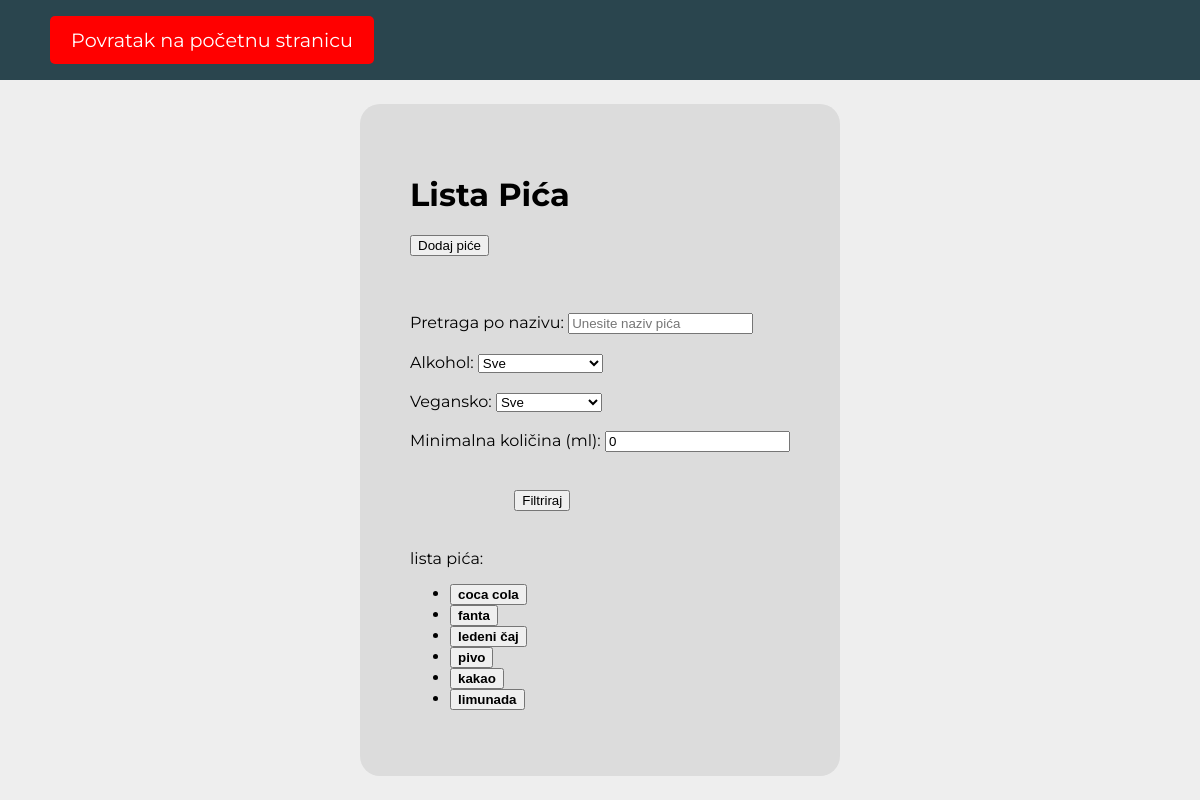
The page /lista-pica on the database as committed earlier.
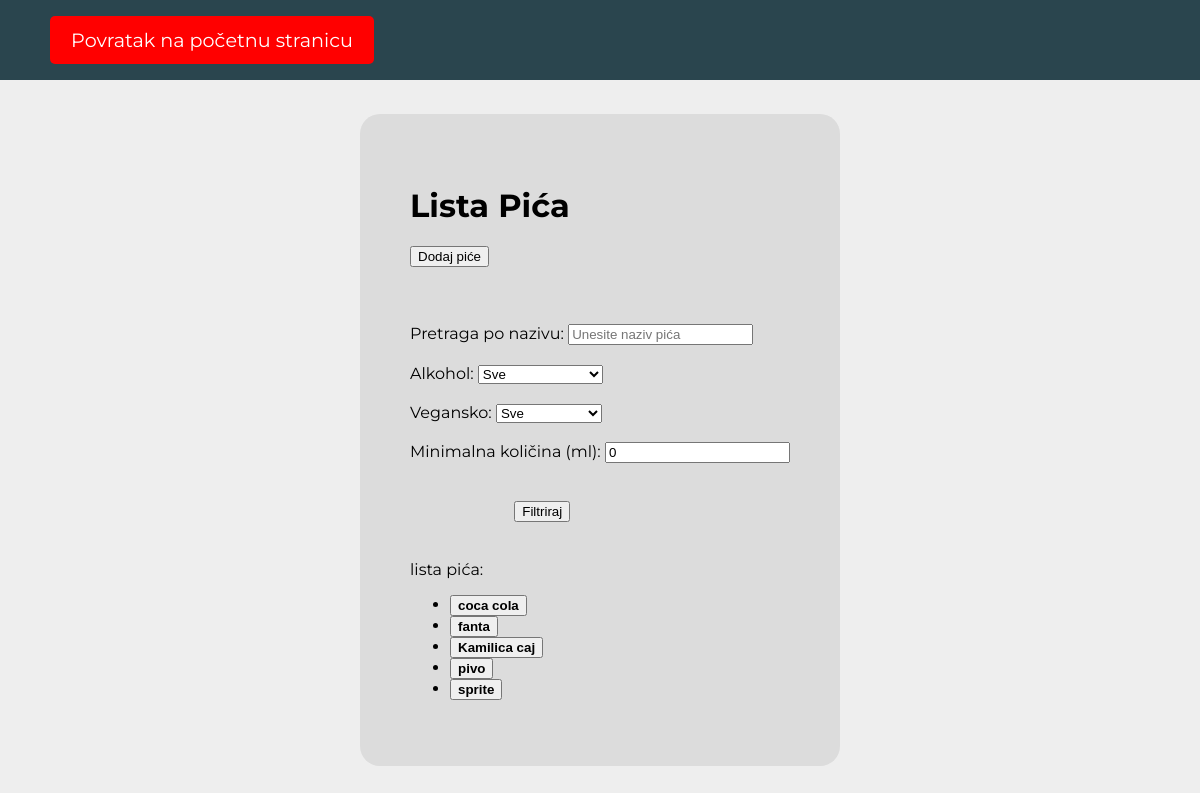
The same page on the database as committed later.
### main/models.py (models this page shows, shortened)
class Pice(models.Model):
    pice_sifra = models.UUIDField(default=uuid.uuid4, editable=False, unique=True)    #models.CharField(max_length=10, unique=True, blank=True)
    pice_naziv = models.CharField(max_length=30)
    pice_opis = models.CharField(max_length=100)
    pice_kolicina_u_ml = models.FloatField()
    pice_sadrzi_alkohol = models.BooleanField(default=False)
    pice_vegansko = models.BooleanField(default=False)
    pice_poj_cijena = models.DecimalField(max_digits=10, decimal_places=2)

### main/views.py (the view)
# urls.py: path('lista-pica', views.PiceListView.as_view(), name='drink_list_view'),
class PiceListView(ListView):
    model = Pice
    template_name = 'main/admin/lista_pica/list_view.html'
    context_object_name = 'pica'
    paginate_by = 10
    def get_queryset(self):
        queryset = super().get_queryset()
        search = self.request.GET.get('search')
        alkohol = self.request.GET.get('alkohol')
        vegansko = self.request.GET.get('vegansko')
        min_kolicina = self.request.GET.get('min_kolicina')
        if search:
            queryset = queryset.filter(pice_naziv__icontains=search)
        if alkohol:
            if alkohol == 'true':
                queryset = queryset.filter(pice_sadrzi_alkohol=True)
            elif alkohol == 'false':
                queryset = queryset.filter(pice_sadrzi_alkohol=False)
        if vegansko:
            if vegansko == 'true':
                queryset = queryset.filter(pice_vegansko=True)
            elif vegansko == 'false':
                queryset = queryset.filter(pice_vegansko=False)
        if min_kolicina:
            queryset = queryset.filter(pice_kolicina_u_ml__gte=min_kolicina)
        return queryset
    def get_context_data(self, **kwargs):
        context = super().get_context_data(**kwargs)
        return context

### main/templates/main/admin/lista_pica/list_view.html (shortened to what this page needs)
<!DOCTYPE html>
<html lang="en">
<head>
    {% load static %}
    <link rel="stylesheet" href="{% static 'styles/global0.css' %}">
</head>
<body>
    <div class="header">
    <a href="{% url 'main:homepage' %}">
       Povratak na početnu stranicu
    </a>
    </div>
    <div class="body">
        <div class="container">
    <h1>Lista Pića</h1>
    <a href="{% url 'main:dodaj_pice' %}">
        <button>Dodaj piće</button>
    </a>
    <br>
    <br>
    <br>
    <br>
    <form method="get">
        <label for="search">Pretraga po nazivu:</label>
        <input type="text" name="search" id="search" value="{{ request.GET.search }}" placeholder="Unesite naziv pića">
        <br>
        <br>
        <label for="alkohol">Alkohol:</label>
        <select name="alkohol" id="alkohol">
            <option value="">Sve</option>
        </select>
        <br>
        <br>
        <label for="vegansko">Vegansko:</label>
        <select name="vegansko" id="vegansko">
            <option value="">Sve</option>
        </select>
        <br>
        <br>
        <label for="min_kolicina">Minimalna količina (ml):</label>
        <input type="number" name="min_kolicina" value="{{ request.GET.min_kolicina|default:0 }}" min="0" id="min_kolicina">
         <br>
         <br>
         <br>
        <button type="submit">Filtriraj</button>
    </form>
    <br>
    <br>
    lista pića:
    <ul>
        {% for pice in pica %}
        <li>
            <a href="{% url 'main:pice_detail' pk=pice.pk %}">
            <button>
                <strong>{{ pice.pice_naziv }}</strong><br>
            </button>
        </a>
        </li>
        {% empty %}
            <li>Nema pića za prikaz prema odabranim filtrima.</li>
        {% endfor %}
    </ul>
</div>
</div>
</body>
</html>

### static/styles/global0.css (style rules this page uses)
:root { --primary-color: #eeeeee; --secondary-color: #dcdcdc; --background-color: #2a454e; --font-family: 'Montserrat', sans-serif; --positive-color: #3EBD37; --negative-color: #CC4129; --neutral-color: #FFC801; }
body { width: 100vw; height: 100vh; margin: 0; font-family: var(--font-family); }
.header { background-color: #2a454e; height: 10%; width: 100%; display: flex; flex-direction: column; justify-content: center; }
.header a { width: 300px; text-align: center; text-decoration: none; font-family: 'Montserrat'; padding: 12px; background-color: red; color: white; font-size: 1.2rem; border: none; border-radius: 5px; cursor: pointer; transition: background-color 0.3s ease; flex-grow: 0; margin-left: 50px; }
.body { background-color: var(--primary-color); height: 90%; width: 100%; display: flex; justify-content: center; align-items: center; }
.container { background-color: var(--secondary-color); border-radius: 20px; padding: 50px; }

Rows that differ between the two databases and show on the page:
removed Pice: pice_naziv "ledeni čaj"
removed Pice: pice_naziv "kakao"
removed Pice: pice_naziv "limunada"
added Pice: pice_naziv "Kamilica caj"
added Pice: pice_naziv "sprite"
